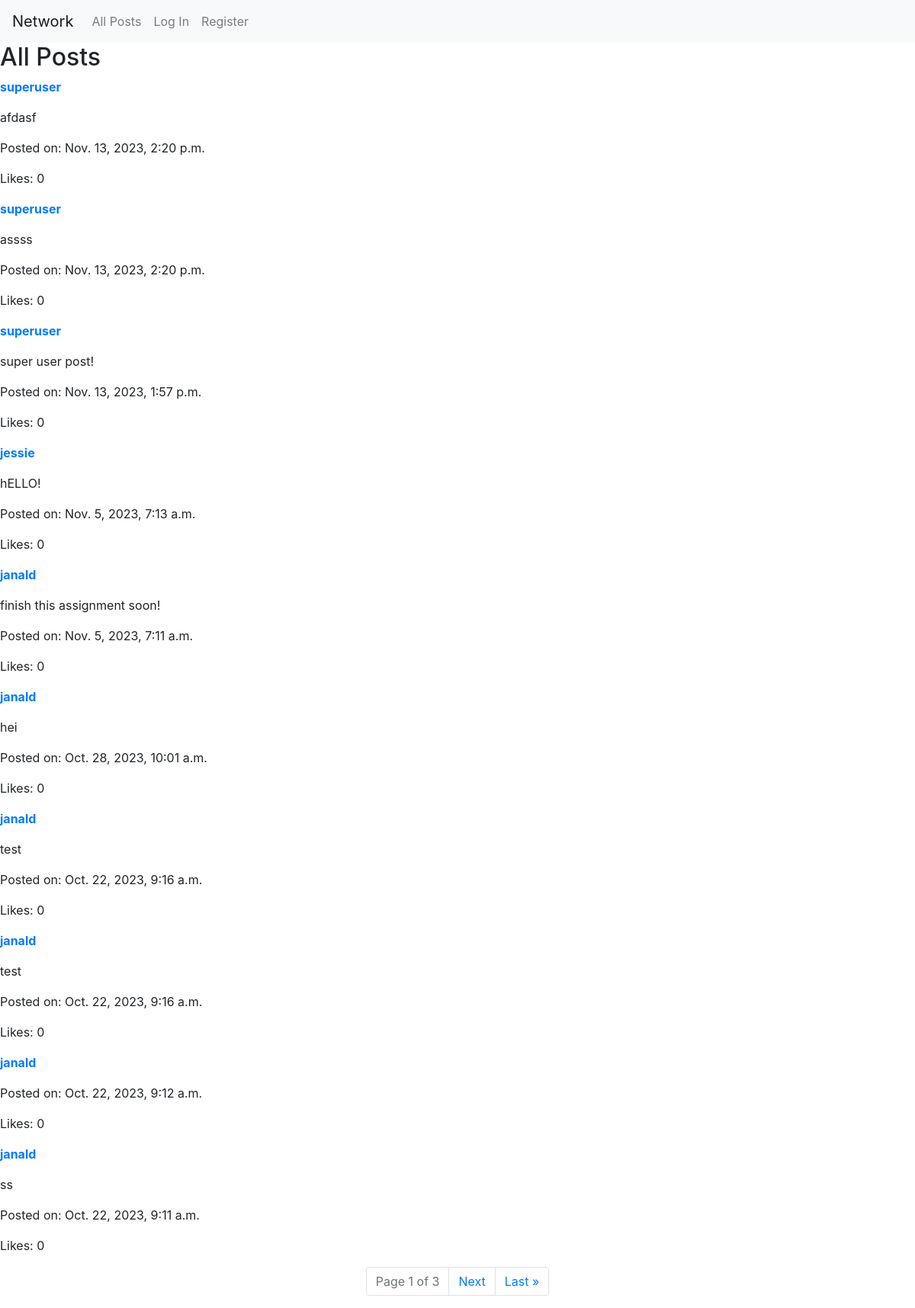
/, run on an earlier commit of the app's database.
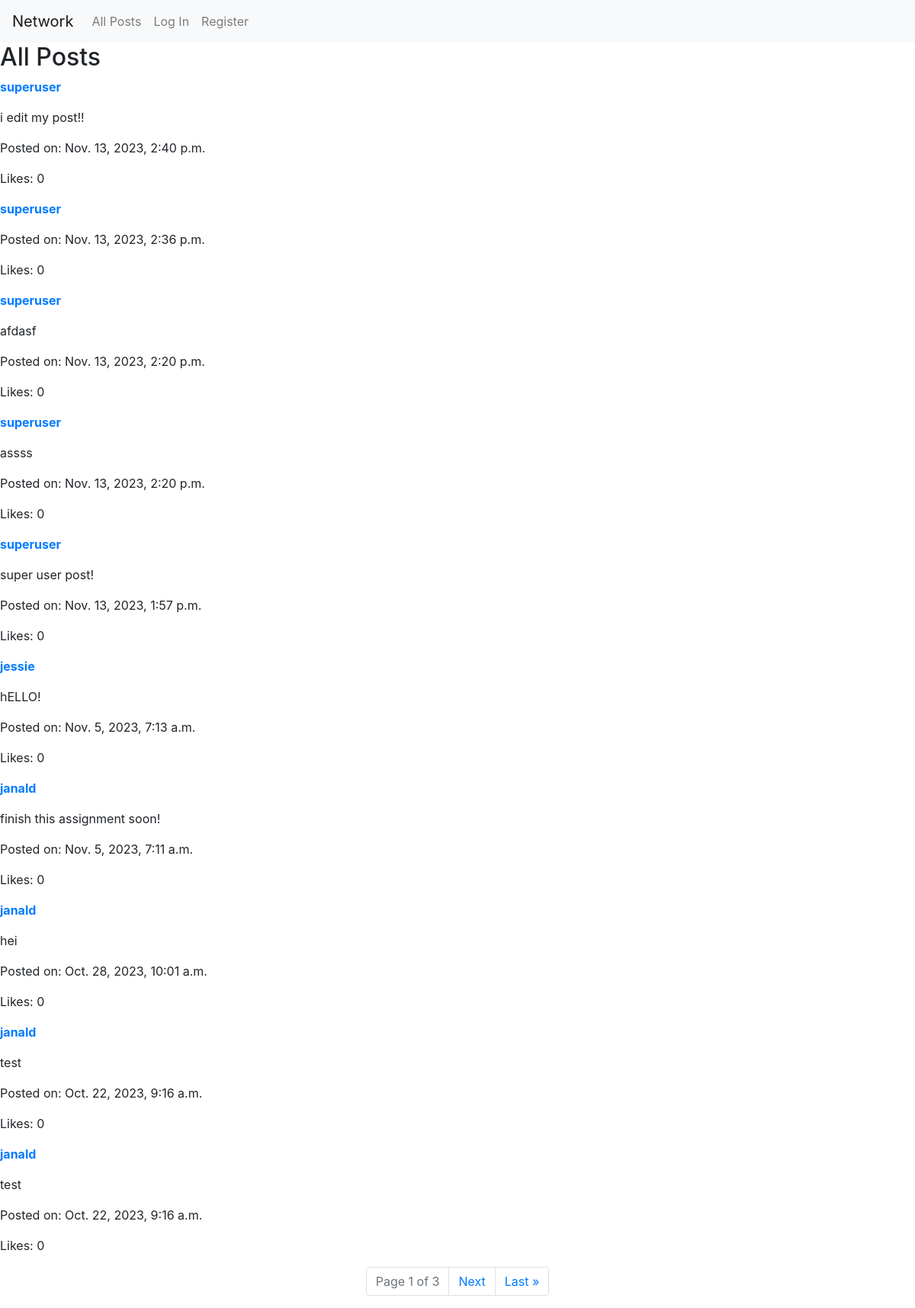
And on a later commit of the database.
### network/models.py (models this page shows, shortened)
class Post(models.Model):
    user = models.ForeignKey(User, on_delete=models.CASCADE)  # The user who created the post
    content = models.TextField()  # The content of the post
    timestamp = models.DateTimeField(auto_now_add=True)  # Timestamp of when the post was created
    likes = models.ManyToManyField(User, related_name='liked_posts')  # Users who liked the post

class User(AbstractUser):
    following = models.ManyToManyField('self', symmetrical=False, related_name='followers_of')
    followers = models.ManyToManyField('self', symmetrical=False, related_name='following_to')

### network/views.py (the view)
# urls.py: path("", views.index, name="index"),
def index(request):
    posts = Post.objects.all().order_by('-timestamp')
    paginator = Paginator(posts, 10)
    page_number = request.GET.get('page')
    page_obj = paginator.get_page(page_number)
    liked_post_ids = []
    if request.user.is_authenticated:
        liked_post_ids = Post.objects.filter(likes=request.user).values_list('id', flat=True)
    return render(request, "network/index.html", {"posts": posts, "user": request.user, "page_obj": page_obj, "liked_post_ids": liked_post_ids})

### network/templates/network/index.html (shortened to what this page needs)
{% extends "network/layout.html" %}
{% load static %}
{% block body %}
    <h2>All Posts</h2>
    <div class="post-list">
        {% for post in page_obj %}
            <div class="post" data-post-id="{{ post.id }}">
                <p><a href="{% url 'profile' post.user.username %}"><strong>{{ post.user.username }}</strong></a></p>
                <div class="post-content">
                    <p>{{ post.content }}</p>
                </div>
                <p>Posted on: {{ post.timestamp }}</p>
                <p id="like-count">Likes: {{ post.likes.count }}</p>
            </div>
        {% empty %}
            <p>No posts yet.</p>
        {% endfor %}
    </div>
    <nav aria-label="Page navigation">
        <ul class="pagination justify-content-center">
            <li class="page-item disabled"><span class="page-link">Page {{ page_obj.number }} of {{ page_obj.paginator.num_pages }}</span></li>
            {% if page_obj.has_next %}
                <li class="page-item"><a class="page-link" href="?page={{ page_obj.next_page_number }}">Next</a></li>
                <li class="page-item"><a class="page-link" href="?page={{ page_obj.paginator.num_pages }}">Last &raquo;</a></li>
            {% endif %}
        </ul>
    </nav>
{% endblock %}

What changed in the data, as far as the page shows it:
no longer on this page (row unchanged): Post: user.username "janald", timestamp "Oct. 22, 2023, 9:12 a.m.", likes.count "0"
no longer on this page (row unchanged): Post: user.username "janald", content "ss", timestamp "Oct. 22, 2023, 9:11 a.m.", likes.count "0"
added Post: user.username "superuser", content "i edit my post!!", timestamp "Nov. 13, 2023, 2:40 p.m.", likes.count "0"
added Post: user.username "superuser", timestamp "Nov. 13, 2023, 2:36 p.m.", likes.count "0"
